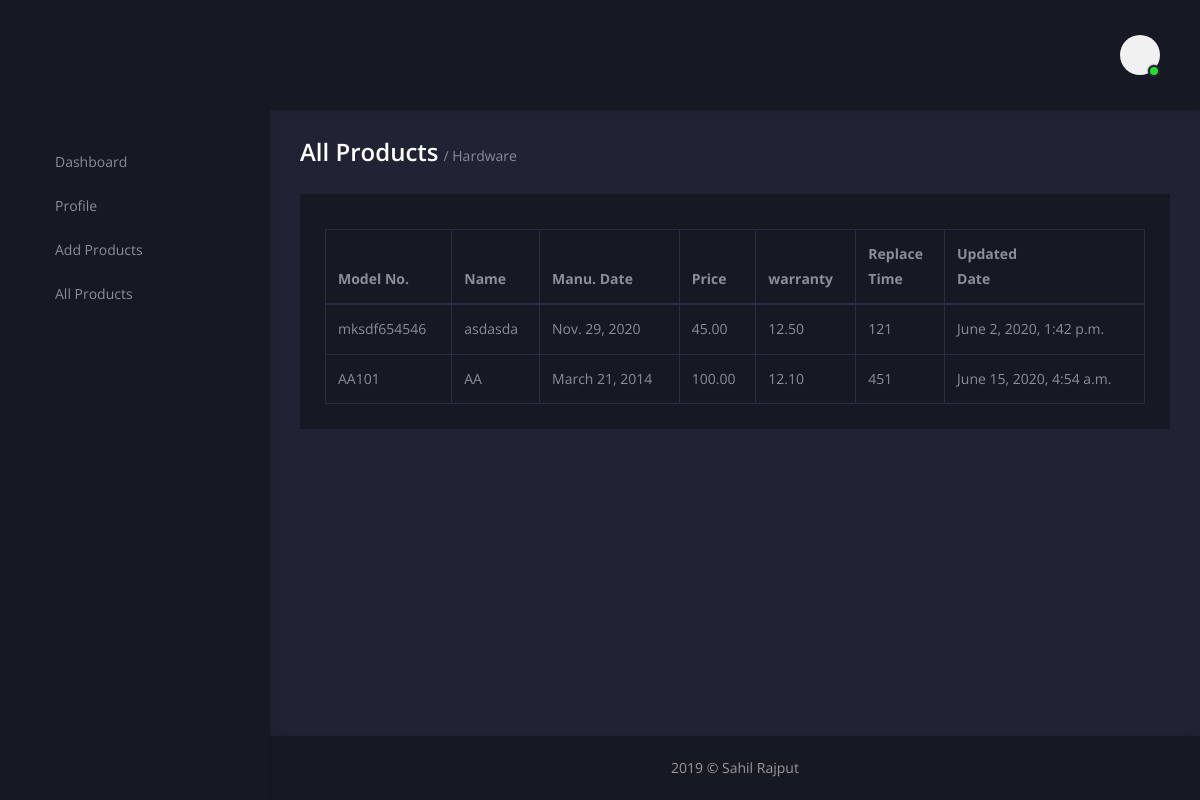
The app's page /Company/All_hardware_product (signed in) with its own data.
### Company/models.py (models this page shows, shortened)
class Product_Hardware(models.Model):
    p_company_id = models.CharField(max_length = 20)
    p_name = models.CharField(max_length = 50)
    p_model_no = models.CharField(max_length = 20)
    p_bio = models.TextField()
    p_manufacturing_date = models.DateField()
    p_img_1 = models.ImageField(upload_to= upload_product_img_path)
    p_img_2 = models.ImageField(upload_to= upload_product_img_path)
    p_img_3 = models.ImageField(upload_to= upload_product_img_path, null=True, blank=True)
    p_img_4 = models.ImageField(upload_to= upload_product_img_path, null=True, blank=True)
    p_img_5 = models.ImageField(upload_to= upload_product_img_path, null=True, blank=True)
    p_img_6 = models.ImageField(upload_to= upload_product_img_path, null=True, blank=True)
    p_catagory = models.ForeignKey(Product_Catagory, on_delete = models.CASCADE)
    p_price = models.DecimalField(max_digits = 10, decimal_places = 2)
    P_warranty = models.DecimalField(max_digits = 4, decimal_places = 2)
    p_replace_time = models.CharField(max_length = 3)
    p_ppt = models.FileField( upload_to=upload_ppt_path, null= True, blank= True)
    p_pdf = models.FileField(upload_to = upload_pdf_path,null=True, blank=True)
    p_blog_link = models.URLField(null=True, blank=True)
    p_youtube_link = models.URLField(null=True, blank=True)
    p_software_link = models.URLField(max_length = 200, null=True, blank= True)
    p_feature_1 = models.CharField(max_length = 300)
    p_feature_2 = models.CharField(max_length=300)
    p_feature_3 = models.CharField(max_length=300, null=True, blank=True)
    p_feature_4 = models.CharField(max_length=300, null=True, blank=True)
    p_feature_5 = models.CharField(max_length=300, null=True, blank=True)
    p_feature_6 = models.CharField(max_length=300, null=True, blank=True)
    p_creation_date = models.DateTimeField(auto_now_add= True)
    p_updated_date = models.DateTimeField(auto_now= True)

### Company/views.py (the view)
def All_Hardware_product_view(request):
    if request.session.get('company_register') == None:
        return redirect("Company:Login")
    temp = "Company/all_hardware.html"
    data = Product_Hardware.objects.all()
    return render(request, temp, {"data":data})

### Templates/Company/all_hardware.html
{% extends 'Company/header_footer.html' %}
{% load static %}
{% load crispy_forms_tags %}
{% block 'content' %}
        <div class="content-body">
            <div class="row justify-content-between align-items-center mb-10">
                <div class="col-12 col-lg-auto mb-20">
                    <div class="page-heading">
                        <h3 class="title">All Products <span>/ Hardware</span></h3>
                    </div>
                </div>
            </div>
            <div class="row">
                <div class="col-12 mb-30">
                    <div class="box">
                        <div class="box-body">
                            <table class="table table-bordered data-table data-table-export">
                                <thead>
                                    <tr>
                                        <th>Model No.</th>
                                        <th>Name</th>
                                        <th>Manu. Date</th>
                                        <th>Price</th>
                                        <th>warranty</th>
                                        <th>Replace <br> Time</th>
                                        <th>Updated <br> Date</th>
                                    </tr>
                                </thead>
                                <tbody>
                                {% for i in data %}
                                    <tr>
                                        <td> <a href="{% url 'Company:Hardware_details' i.p_model_no %}"> {{ i.p_model_no }} </a></td>
                                        <td> {{ i.p_name }} </td>
                                        <td> {{ i.p_manufacturing_date }} </td>
                                        <td> {{ i.p_price }} </td>
                                        <td> {{ i.P_warranty }} </td>
                                        <td> {{ i.p_replace_time }} </td>
                                        <td> {{ i.p_updated_date }} </td>
                                    </tr>
                                {% endfor %}
                                </tbody>
                            </table>
                        </div>
                    </div>
                </div>
            </div>
        </div>
{% endblock %}

### records on screen
Product_Hardware: p_model_no "mksdf654546", p_name "asdasda", p_manufacturing_date "Nov. 29, 2020", p_price "45.00", P_warranty "12.50", p_replace_time "121", p_updated_date "June 2, 2020, 1:42 p.m."
Product_Hardware: p_model_no "AA101", p_name "AA", p_manufacturing_date "March 21, 2014", p_price "100.00", P_warranty "12.10", p_replace_time "451", p_updated_date "June 15, 2020, 4:54 a.m."
